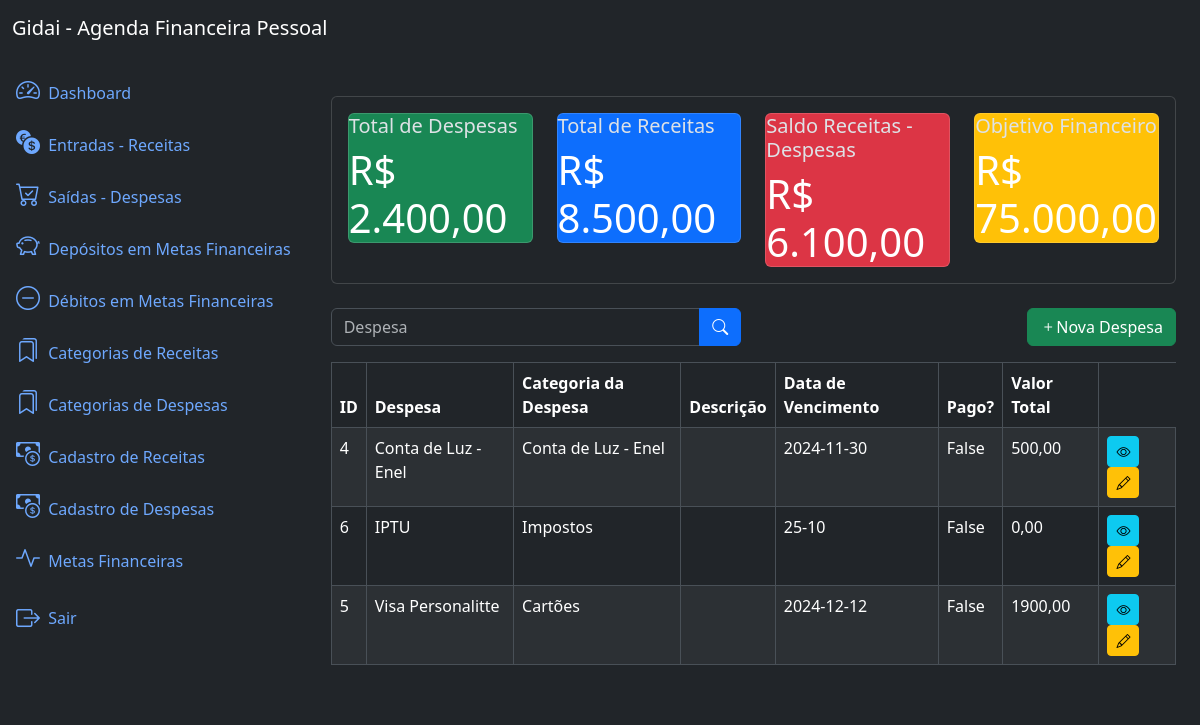
/expenses/list/ (signed in), run on an earlier commit of the app's database.
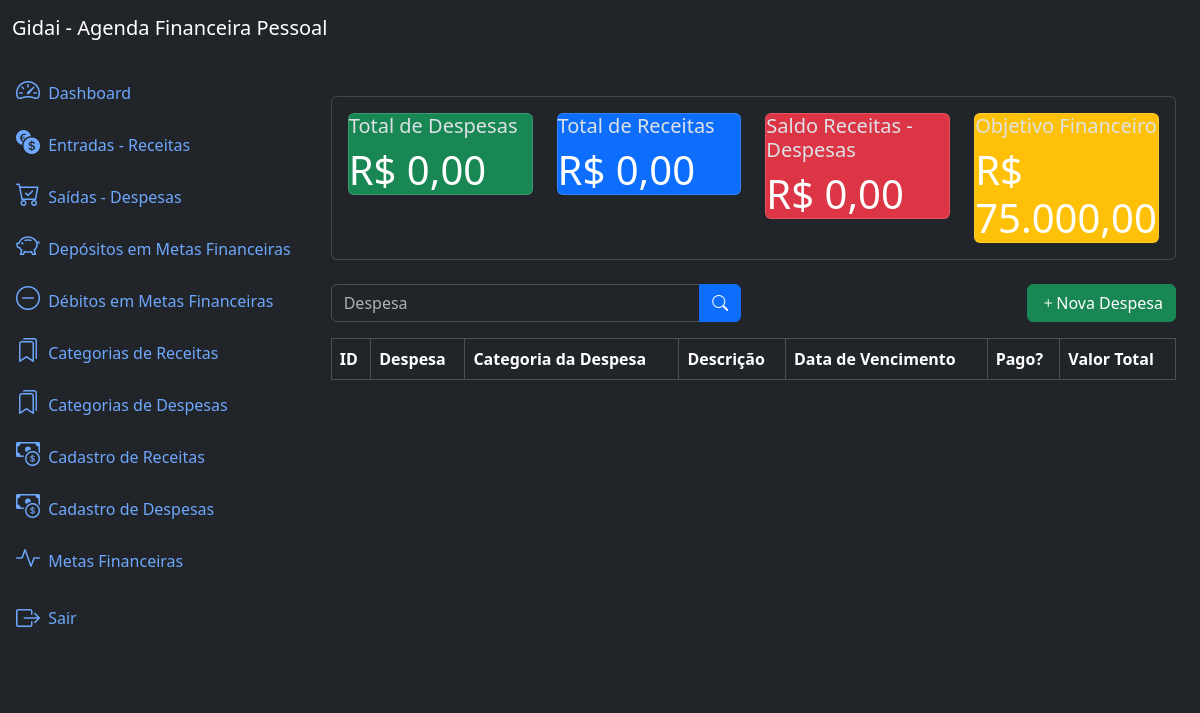
And on a later commit of the database.
### expenses/models.py (models this page shows, shortened)
class Expense(models.Model):
    name = models.CharField(max_length=200)
    kindexpense = models.ForeignKey(KindExpense, on_delete=models.PROTECT, name='expenses')
    description = models.TextField(null=True, blank=True)
    duedate = models.CharField(max_length=5, validators=[validate_day_month], help_text="Insira dia e mês DD-MM")
    paid = models.BooleanField(default=True)
    value = models.DecimalField(max_digits=20, decimal_places=2, blank=True, null=True, default=0.00)
    class Meta:
        ordering = ['name']

### kindexpenses/models.py (models this page shows)
class KindExpense(models.Model):
    name = models.CharField(max_length=100)
    description = models.TextField(blank=True, null=True)
    class Meta:
        ordering = ['name']
    def __str__(self):
        return self.name

### expenses/views.py (the view)
# urls.py: path('expenses/list/', views.ExpenseListView.as_view(), name='expense_list'), # a utilização do name aqui, serve por exemplo para ser usada no HTML no método de busca
class ExpenseListView(LoginRequiredMixin, ListView):
    model = models.Expense
    template_name = 'expense_list.html'
    context_object_name ='expenses'
    paginate_by = 10
    def get_queryset(self):
        queryset = super().get_queryset()
        name = self.request.GET.get('name')
        if name:
            queryset = queryset.filter(name__icontains=name)
        return queryset
    def get_context_data(self, **kwargs):
        context = super().get_context_data(**kwargs)
        context['expense_metrics'] = metrics.get_expense_metrics()
        return context

### app/metrics.py (called while the page is built)
def get_expense_metrics():
    revenues = Revenue.objects.all()
    expenses = Expense.objects.all()
    goals    = Goal.objects.all()
    total_revenue = sum(revenue.value for revenue in revenues)
    total_expense = sum(expense.value for expense in expenses)
    balance = total_revenue - total_expense
    total_goal = sum(goal.goalvalue for goal in goals)
    return dict(
        total_revenue=number_format(total_revenue, decimal_pos=2, force_grouping=True),
        total_expense=number_format(total_expense, decimal_pos=2, force_grouping=True),
        balance=number_format(balance, decimal_pos=2, force_grouping=True),
        total_goal=number_format(total_goal, decimal_pos=2, force_grouping=True),
        )

### expenses/templates/expense_list.html (shortened to what this page needs)
{% extends 'base.html'  %}
{% block content %}
{% include 'components/_expense_metrics.html' %}
<div class="row mb-3">
    <div class="col-md-6">
        <form method="get" action="{% url 'expense_list' %}">
            <div class="input-group">
                <input type="text" class="form-control" name="name" placeholder="Despesa" value="{{ request.GET.name}}">
                <button type="submit" class="btn btn-primary">
                    <i class="bi bi-search"></i>
                </button>
            </div>
        </form>
    </div>
    <div class="col-md-6">
        <a href="{% url 'expense_create' %}" class="btn btn-success float-end">
            <i class="bi bi-plus"></i>Nova Despesa
        </a>
    </div>
</div>
<div class="table-responsive">
    <table class="table table-striped table-bordered">
        <thead class="thead-dark">
            <tr>
                <th>ID</th>
                <th>Despesa</th>
                <th>Categoria da Despesa</th>
                <th>Descrição</th>
                <th>Data de Vencimento</th>
                <th>Pago?</th>
                <th>Valor Total</th>
            </tr>
        </thead>
        <tbody>
            {% for expense in expenses %}
                <tr>
                    <td> {{ expense.id }} </td>
                    <td> {{ expense.name }} </td>
                    <td> {{ expense.expenses }} </td>
                    <td> {{ expense.description }} </td>
                    <td> {{ expense.duedate }} </td>
                    <td> {{ expense.paid }} </td>
                    <td> {{ expense.value }} </td>
                    <td>
                        <a href="{% url 'expense_detail' expense.id %}" class="btn btn-info btn-sm">
                            <i class="bi bi-eye"></i>
                        </a>
                        <a href="{% url 'expense_update' expense.id %}" class="btn btn-warning btn-sm">
                            <i class="bi bi-pencil"></i>
                        </a>
                    </td>
                </tr>
            {% endfor %}
        </tbody>
    </table>
</div>
{% endblock %}

What changed in the data, as far as the page shows it:
removed Expense: id "4", name "Conta de Luz - Enel", expenses "Conta de Luz - Enel", duedate "2024-11-30", paid "False", value "500,00"
removed Expense: id "6", name "IPTU", expenses "Impostos", duedate "25-10", paid "False", value "0,00"
removed Expense: id "5", name "Visa Personalitte", expenses "Cartões", duedate "2024-12-12", paid "False", value "1900,00"
Also different on the page:
{{ expense_metrics.total_expense }}: "2.400,00" → "0,00"
{{ expense_metrics.total_revenue }}: "8.500,00" → "0,00"
{{ expense_metrics.balance }}: "6.100,00" → "0,00"
